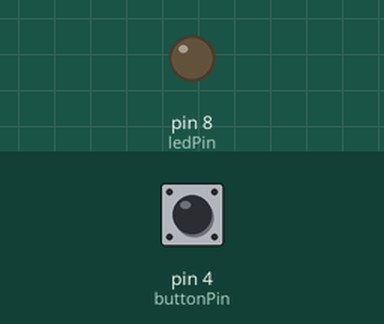
The sketch below on a simulated Arduino Uno, built with avr-gcc and run on an emulated ATmega328P. On the bench: output pins drawn as LEDs (lit = HIGH). The test bench sets the inputs (shaded band); at power-on: pin 4 (buttonPin) LOW.

Above: at 1.2 s.
1.3 s: pin 4 (buttonPin) pulled HIGH for 0.15 s
At 2.1 s:
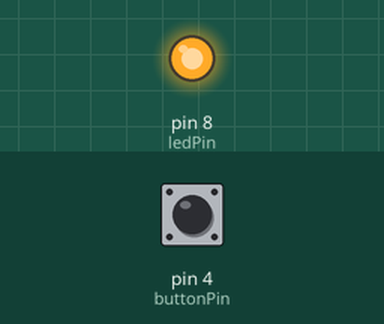
Timing chart, 0 to 31.5 s (numbered marks = the images above; inputs shaded):
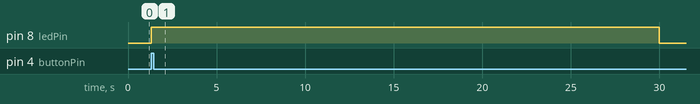

The sketch:

led-time-control.ino
```cpp
int ledPin = 8;
int buttonPin = 4;
unsigned long ledTimer;

void setup()
{
  pinMode(ledPin, OUTPUT); // init de ma led
  pinMode(buttonPin, INPUT); // init de mon bouton
}

void loop()
{
   if (digitalRead(buttonPin) == HIGH)
   {
       ledTimer = millis();
       digitalWrite(ledPin, HIGH);

       while(ledTimer <= 30000)
       {
           ledTimer = millis();
           continue;
        }

        digitalWrite(ledPin, LOW);
  }
}
```

Measured:
- after the input at 1.3 s, pin 8 (ledPin): LOW → HIGH at once, → LOW 28.7 s later
